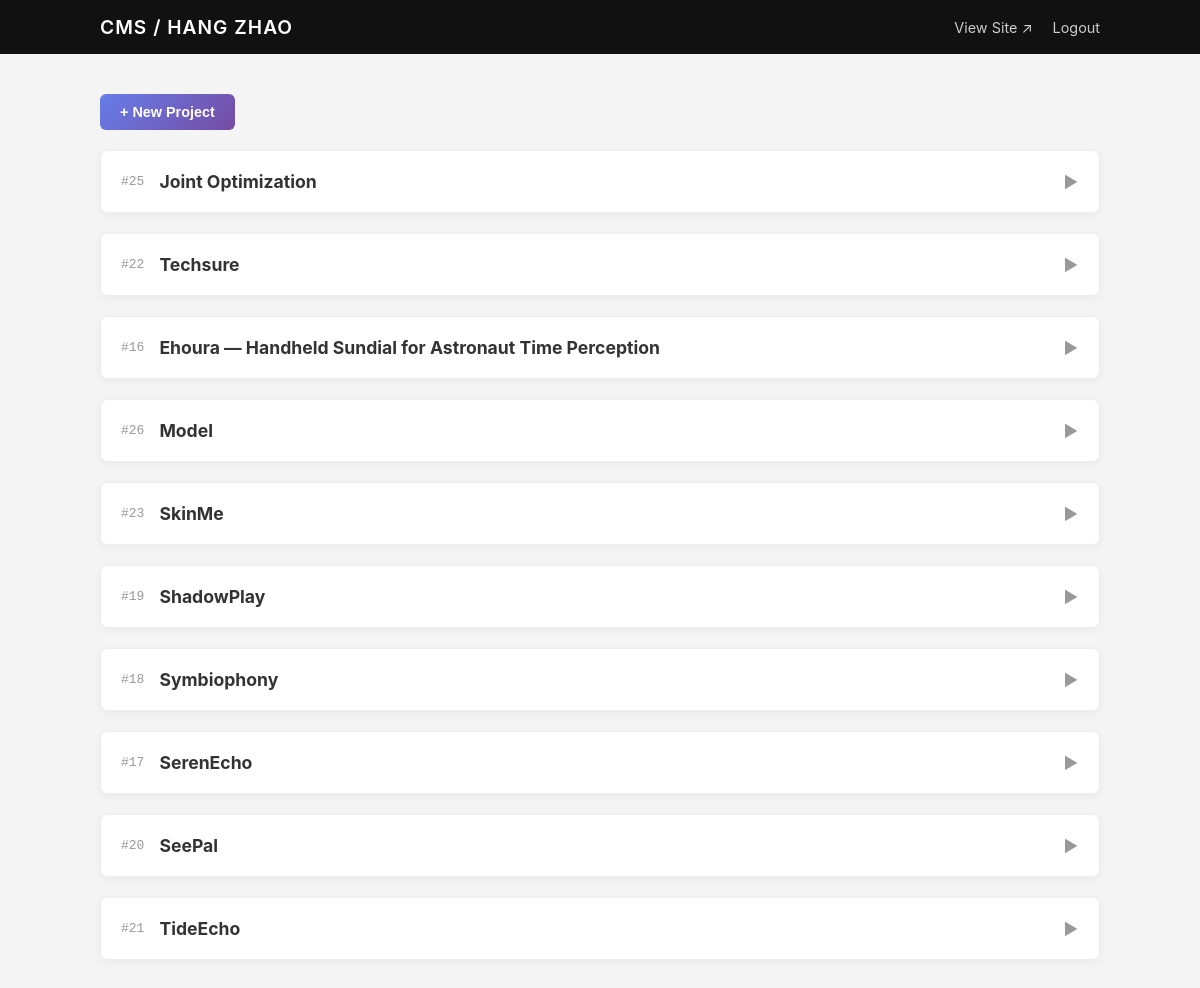
/admin.php (signed in), run on an earlier commit of the app's database.
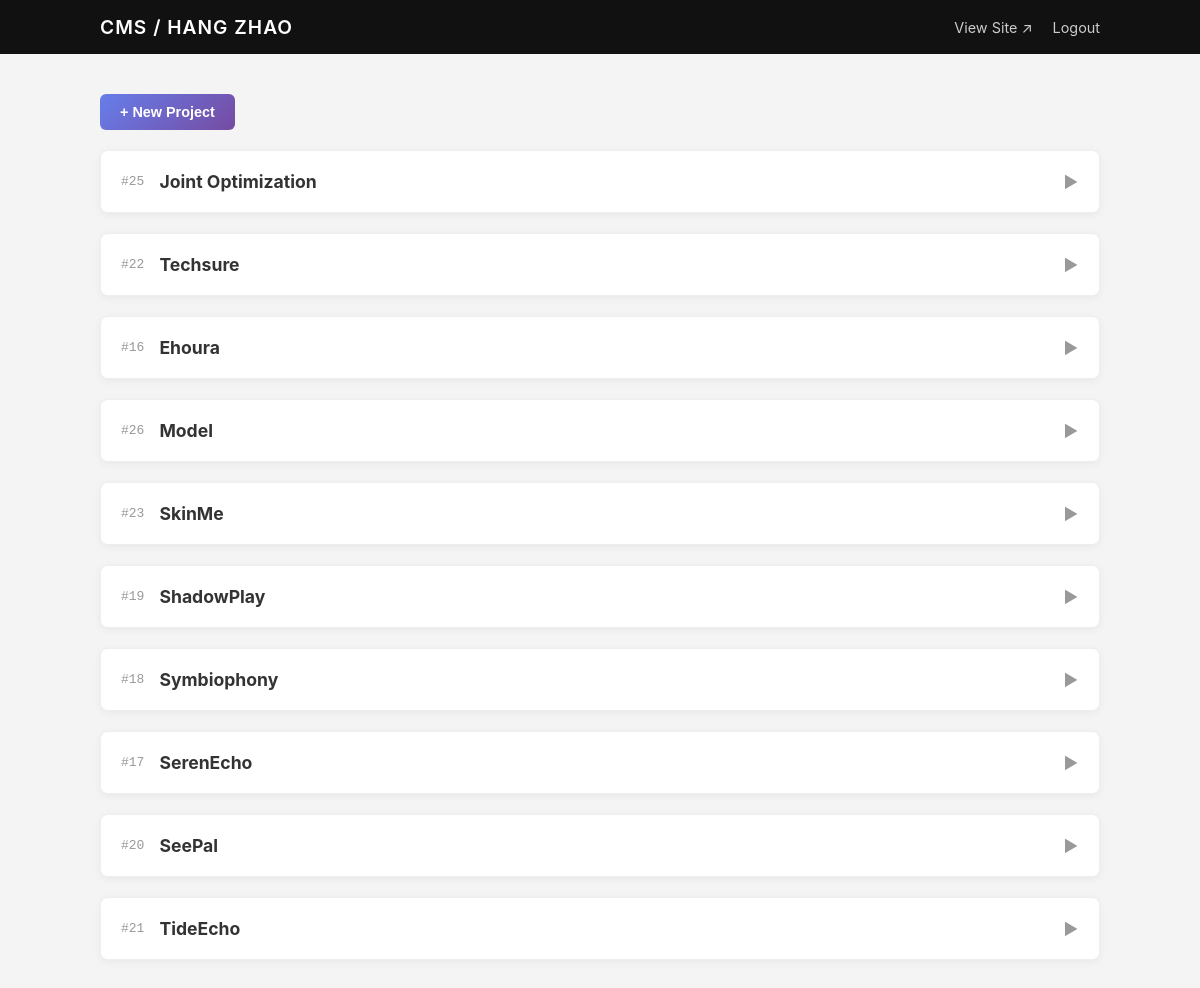
And on a later commit of the database.
### tables this page shows
CREATE TABLE projects (
      id INTEGER PRIMARY KEY AUTOINCREMENT,
      title TEXT NOT NULL,
      slug TEXT UNIQUE,
      description TEXT,
      tags TEXT,                 -- 逗号分隔，或存 JSON
      image_url TEXT,            -- 首图
      gallery_json TEXT,         -- 其他图 JSON 数组
      meta_json TEXT,            -- 可扩展的结构化元数据（JSON），用于 subtitle/links/tools/process 等
      url TEXT,                  -- 外链（Behance/GitHub/视频等）
       year INTEGER,
       month INTEGER,
      featured INTEGER DEFAULT 0,
      order_index INTEGER DEFAULT 0,
      created_at TEXT NOT NULL,
      updated_at TEXT NOT NULL
    , background_problem TEXT, design_goals TEXT, solution_overview TEXT, interaction_design TEXT, pipeline TEXT, prototype_highlights TEXT, usability_testing TEXT, outcomes TEXT, ethics TEXT, next_steps TEXT, media_notes TEXT, acknowledgements TEXT, contact TEXT, subtitle TEXT, links TEXT, tools TEXT, hero_media TEXT);

### src/config.php (called while the page is built)
<?php
return [
  'db_path' => __DIR__ . '/../data/portfolio.sqlite',
  'admin_password' => '949949Zh',
  'site_name' => 'HANG ZHAO',
];

### src/db.php (called while the page is built, shortened)
<?php
function get_pdo(): PDO {
  static $pdo = null;
  if ($pdo) return $pdo;
  $config = require __DIR__ . '/config.php';
  $dsn = 'sqlite:' . $config['db_path'];
  $pdo = new PDO($dsn, null, null, [
    PDO::ATTR_ERRMODE => PDO::ERRMODE_EXCEPTION,
    PDO::ATTR_DEFAULT_FETCH_MODE => PDO::FETCH_ASSOC,
  ]);
  $pdo->exec('PRAGMA foreign_keys = ON;');
  return $pdo;
}

### src/functions.php (called while the page is built, shortened)
<?php
require_once __DIR__ . '/db.php';
function get_projects(bool $only_featured = false): array
{
  $pdo = get_pdo();
  $sql = "SELECT * FROM projects ";
  $sql .= "ORDER BY featured DESC, order_index DESC, year DESC, id DESC";
  return $pdo->query($sql)->fetchAll();
}

### public/admin.php (the view, shortened to what this page needs)
<?php
require __DIR__ . '/../src/functions.php';
$config = require __DIR__ . '/../src/config.php';
$is_logged_in = !empty($_SESSION['admin_ok']);
$projects = $is_logged_in ? get_projects(false) : [];
?>
<!doctype html>
<html lang="en">
<head>
  <link rel="stylesheet" href="css/admin.css?v=<?= time() ?>">
  <link rel="stylesheet" href="https://unpkg.com/easymde/dist/easymde.min.css">
  <link href="https://unpkg.com/cropperjs@1.5.13/dist/cropper.min.css" rel="stylesheet">
</head>
<body class="admin-page">
  <header class="admin-header">
    <div class="header-inner">
      <h1>CMS / <?= htmlspecialchars($config['site_name']) ?></h1>
      <nav><a href="index.php" target="_blank" class="btn-text">View Site ↗</a><?php if ($is_logged_in): ?><a
            href="admin.php?action=logout" class="btn-text danger">Logout</a><?php endif; ?></nav>
    </div>
  </header>
  <main class="admin-container">
    <?php if (!$is_logged_in): ?>
      <div class="login-card">
        <form method="post"><input type="hidden" name="action" value="login"><input type="password" name="password"
            placeholder="Password" required autofocus><button class="btn-primary" type="submit">Login</button></form>
      </div><?php else: ?>
      <div class="actions-bar"><button class="btn-primary"
          onclick="document.getElementById('create-form').classList.toggle('hidden')">+ New Project</button></div>
      <div class="project-list">
        <?php foreach ($projects as $p):
          ?>
          <div class="editor-card collapsed" id="project-<?= $p['id'] ?>">
            <div class="card-header" onclick="toggleEdit(<?= $p['id'] ?>)">
              <div class="header-info"><span class="id">#<?= $p['id'] ?></span><strong
                  class="title"><?= htmlspecialchars($p['title']) ?></strong></div><span class="arrow">▼</span>
            </div>
          </div>
        <?php endforeach; ?>
      </div>
    <?php endif; ?>
  </main>
</body>
</html>

### public/css/admin.css (style rules this page uses)
body.admin-page { background-color: #f4f4f4; color: #333; font-family: -apple-system, BlinkMacSystemFont, "Segoe UI", Roboto, sans-serif; margin: 0; padding: 0; }
.admin-header { background: #111; color: #fff; padding: 15px 0; position: sticky; top: 0; z-index: 100; }
.header-inner { max-width: 1000px; margin: 0 auto; padding: 0 20px; display: flex; justify-content: space-between; align-items: center; }
.admin-header h1 { margin: 0; font-size: 1.2rem; font-weight: 600; letter-spacing: 1px; }
.btn-text { color: #ccc; text-decoration: none; font-size: 0.9rem; margin-left: 20px; transition: color 0.2s; }
.admin-container { max-width: 1000px; margin: 40px auto; padding: 0 20px; }
.btn-primary { background: #111; color: #fff; border: none; padding: 10px 20px; border-radius: 4px; cursor: pointer; transition: background 0.2s; }
.actions-bar { display: flex; justify-content: space-between; align-items: center; margin-bottom: 20px; }
.editor-card { background: #fff; border-radius: 8px; box-shadow: 0 2px 8px rgba(0, 0, 0, 0.05); margin-bottom: 20px; overflow: hidden; border: 1px solid #eee; transition: all 0.3s ease; }
.card-header { padding: 20px; background: #fff; border-bottom: 1px solid #f0f0f0; display: flex; justify-content: space-between; align-items: center; cursor: pointer; user-select: none; }
.header-info { display: flex; align-items: center; gap: 15px; }
.header-info .id { color: #999; font-family: monospace; }
.header-info .title { font-size: 1.1rem; }
.arrow { transition: transform 0.3s; color: #999; }
.editor-card.collapsed .arrow { transform: rotate(-90deg); }
.editor-card.collapsed .card-header { border-bottom: none; }
.btn-primary, .btn-secondary { padding: 10px 20px; border: none; border-radius: 6px; font-size: 0.9rem; font-weight: 600; cursor: pointer; transition: all 0.2s ease; }
.btn-primary { background: linear-gradient(135deg, #667eea 0%, #764ba2 100%); color: white; }

What changed in the data, as far as the page shows it:
changed projects id 16: title "Ehoura — Handheld Sundial for Astronaut Time Perception" → "Ehoura"
